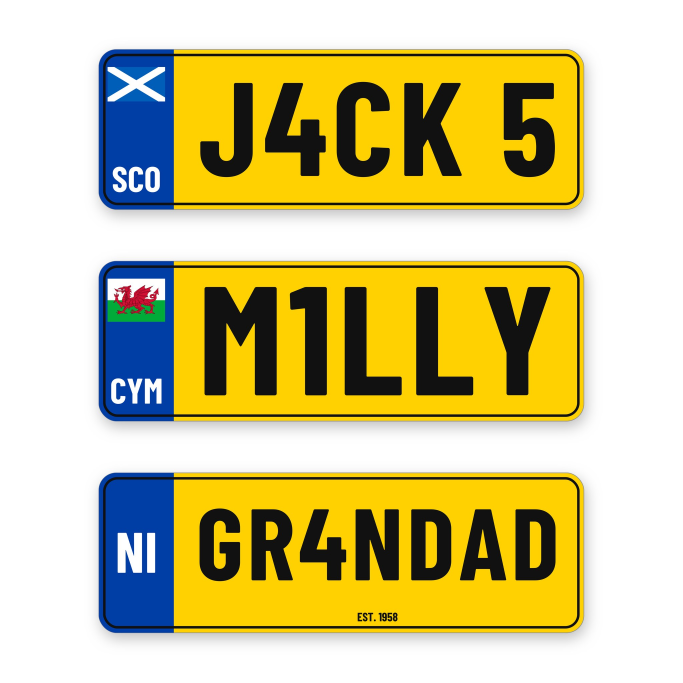
#> input picture foxyprinting-rebrand/exports/any-name-number-plate-mug/mockups/FOXY-SUB-PNPMANOT-8-example-names.jpg, 2048 x 2048 px (shown at 1/3 size)
$ python -i number_plate_mug_local_mockups.py   (imports and definitions only)
#> lines starting #> are read from the running program, lines starting #| are printed output that depends on the picture; after the words box and inside, x2 and y2 are one past the last pixel; in counts of white or black regions, pixels touching at a corner belong together
"""Local studio mockups for the funny number plate mugs (no AI scene photos, no third-party services).

Draws a white glossy 11oz ceramic mug procedurally in numpy (cylinder body with soft shading and a
vertical specular highlight, elliptical rim with the inner wall, C-shaped handle, soft contact shadow)
and wraps the real 200 x 70 mm print texture round it with the same cylinder mapping as
number_plate_mug_mockups.py (arc = asin(u) * R, texture x = arc + centre_mm).

usage: python3 number_plate_mug_local_mockups.py TEXTURES_DIR products.json OUT_DIR [SKU_BASE ...]
Per design it writes 7 JPGs (2048 x 2048, quality 85):
  <sku>-1-GB.jpg, -2-SCO, -3-CYM, -4-NI, -5-IRL  (handle left, band end of the plate facing the camera)
  <sku>-6-both-ends.jpg                          (two mugs: band end + far end of the plate)
  <sku>-7-flat-plate.jpg                         (the full 200 x 70 mm print, flat, subtle drop shadow)
and manifest.json.
"""
import json
import os
import sys

import numpy as np
from PIL import Image, ImageFilter
from scipy.spatial import cKDTree

N = 2048
SS = 2                      # supersampling factor
MUG_R_MM = 41.0             # 11oz mug, ~82 mm diameter
MUG_H_MM = 95.0
TEX_W_MM, TEX_H_MM = 200.0, 70.0
PRINT_TOP_MM = (MUG_H_MM - TEX_H_MM) / 2   # band centred vertically on the body
TILT = 0.11                 # rim ellipse minor/major ratio (slightly above eye level)
CODES = ["GB", "SCO", "CYM", "NI", "IRL"]
NAMES = {"GB": "GB", "SCO": "Scotland", "CYM": "Wales", "NI": "Northern Ireland", "IRL": "Ireland"}
GLAZE = np.array([0.975, 0.975, 0.97], np.float32)
LIGHT = np.array([-0.48, -0.30, 0.82], np.float32)
# [1 line not run here, left out]
HALF = LIGHT + np.array([0, 0, 1], np.float32)
# [1 line not run here, left out]


# [11 lines left out: function sample, not called in this run]


def smooth(x, a, b):
    t = np.clip((x - a) / (b - a), 0, 1)
    return t * t * (3 - 2 * t)


def mug_extent_mm():
    """horizontal extent of mug + handle, from body centre: (towards handle, away from handle)"""
    return MUG_R_MM + 31.0, MUG_R_MM


# [153 lines left out: functions draw_mug, scene, single, both_ends, not called in this run]


def flat(tex_path):
    t = Image.open(tex_path).convert("RGBA")
    w = N - 220
    t = t.resize((w, round(t.height * w / t.width)), Image.LANCZOS)
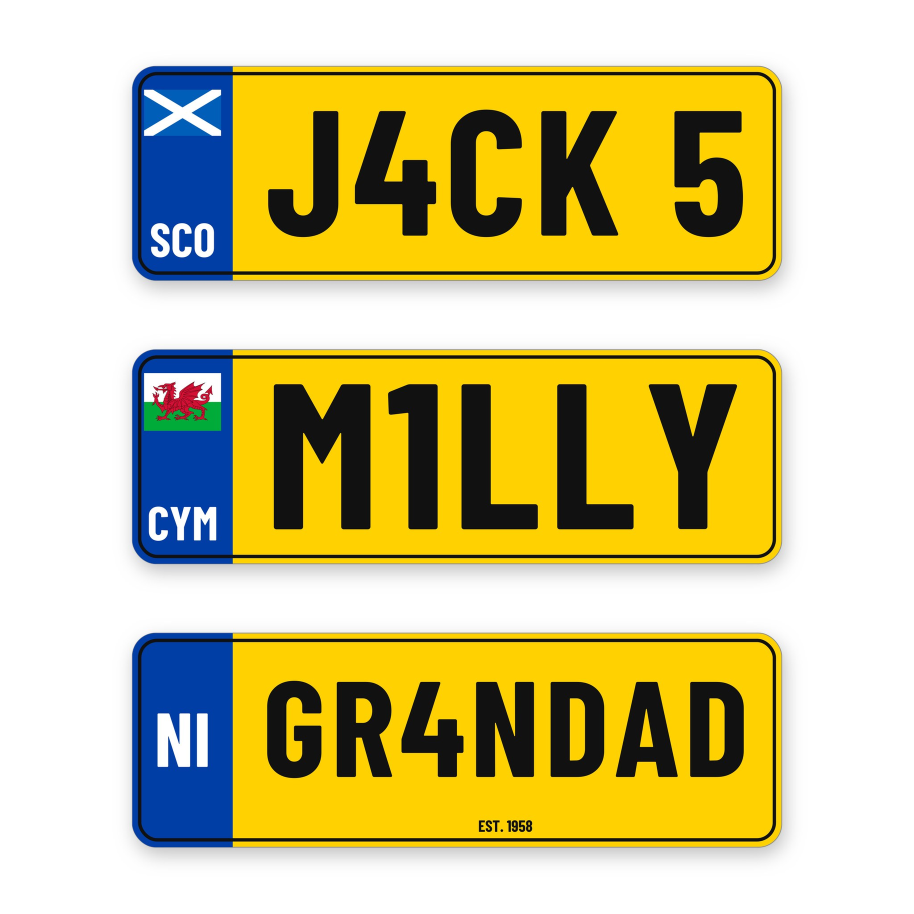
#> t: PIL image 1828x1828 RGBA (shown at 1/2 size); mean R, G, B, A 207.8, 197.8, 141.3, 255
    x, y = 110, (N - t.height) // 2 - 10
#> x = 110; y = 100
    img = Image.new("RGB", (N, N), (255, 255, 255))
#> img: PIL image 2048x2048 RGB; every value is 255
    a = Image.new("L", (N, N), 0)
#> a: PIL image 2048x2048 L; every value is 0
    a.paste(t.split()[3], (x + 6, y + 18))
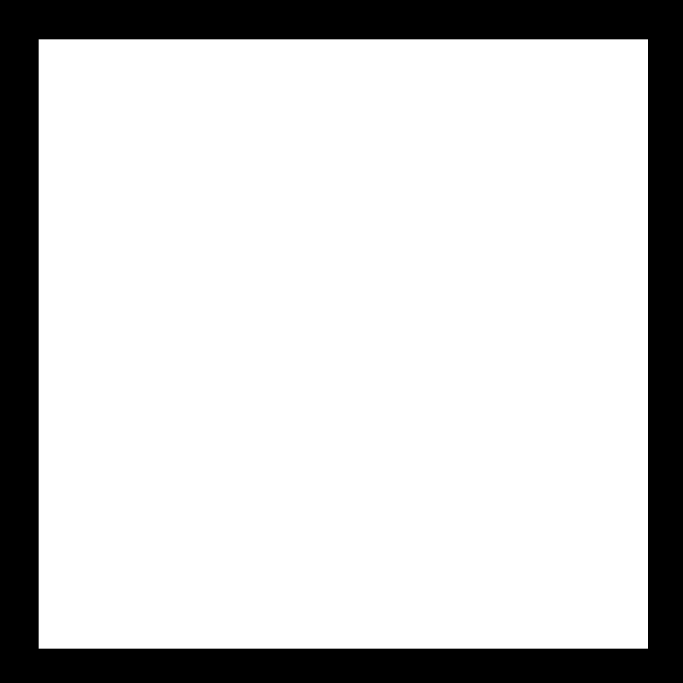
#> a: PIL image 2048x2048 L (shown at 1/3 size); 79.7% white; 1 black region, box (x1, y1, x2, y2) and area: (0, 0, 2048, 2048) 852720
    a = a.filter(ImageFilter.GaussianBlur(22))
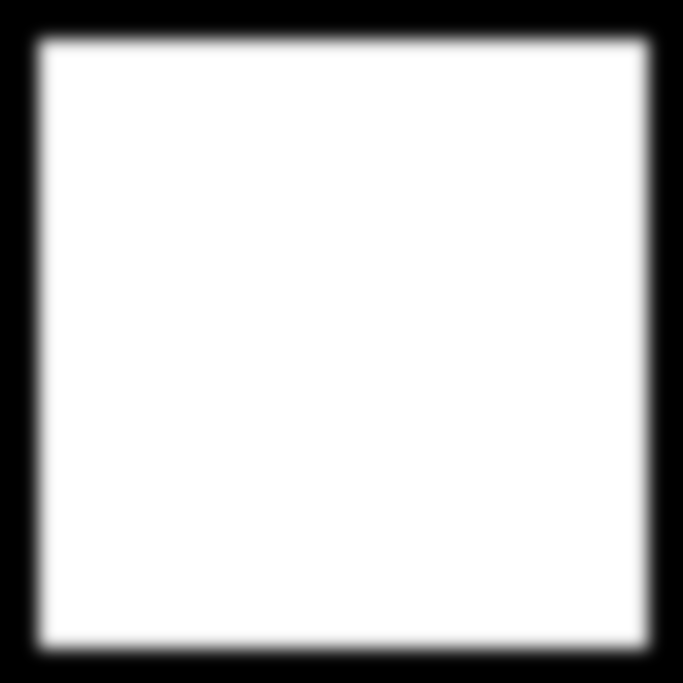
#> a: PIL image 2048x2048 L (shown at 1/3 size); min 0, max 255, mean 203.2
    sh = np.asarray(a).astype(np.float32) / 255 * 0.28
    arr = np.asarray(img).astype(np.float32) * (1 - sh[..., None])
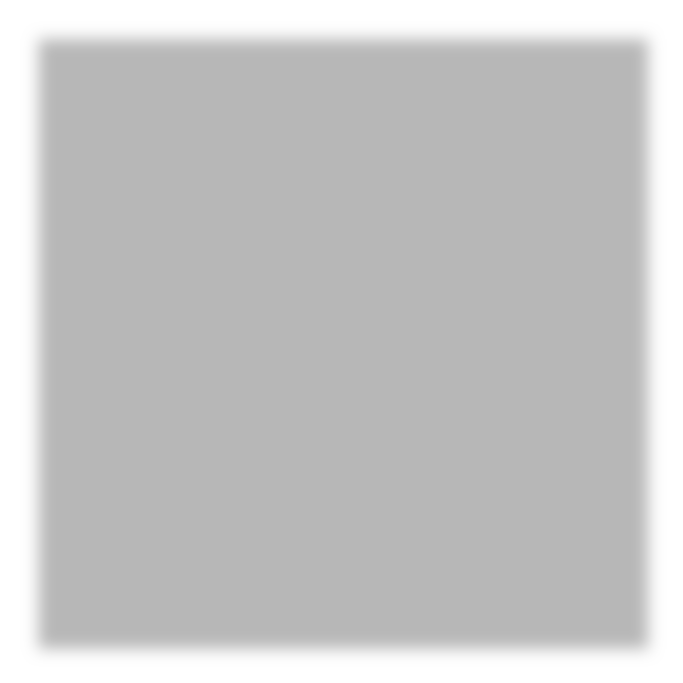
#> arr: shape (2048, 2048, 3) float32 (shown at 1/3 size); min 183.6, max 255, mean 198.1
    img = Image.fromarray(arr.astype(np.uint8))
    img.paste(t, (x, y), t)
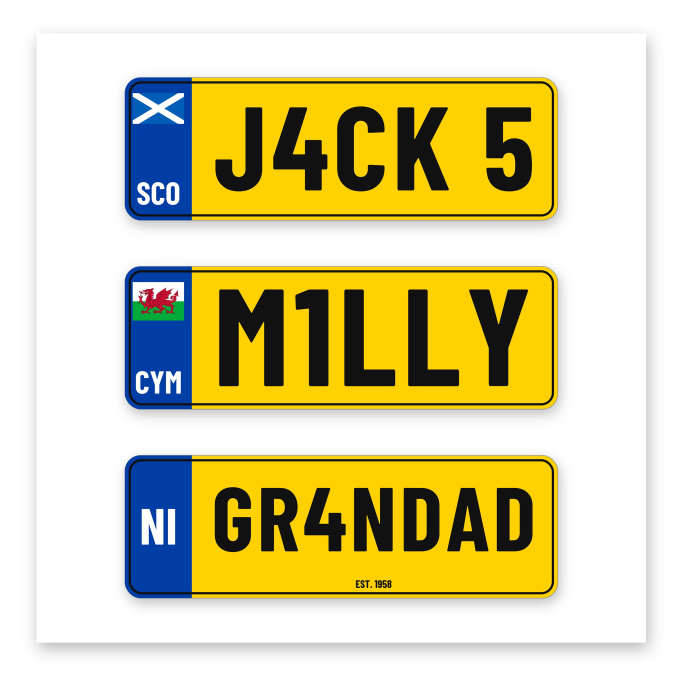
#> img: PIL image 2048x2048 RGB (shown at 1/3 size); mean R, G, B 216, 208.1, 163.1
    return img


def load_tex(path):
    return np.asarray(Image.open(path).convert("RGBA")).astype(np.float32) / 255


# [22 lines left out: function main, not called in this run]


# [2 lines not run here, left out]

>>> result = flat('../../exports/any-name-number-plate-mug/mockups/FOXY-SUB-PNPMANOT-8-example-names.jpg')
